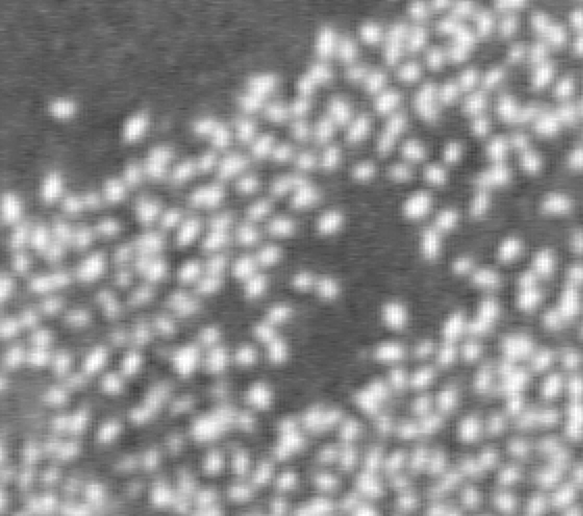
%> input picture ProjetsSignalProcessing/processusPonctuelsMarques/colonie.png, 583 x 516 px
$ octave detection_sans_a_priori.m   (GNU Octave 9; MATLAB toolbox functions it lacks are replaced by stand-ins)
%> lines starting %> are read from the running program, lines starting %| are printed output that depends on the picture
%%%%%%%%%%%%%%%%%%%%%%%%%%%%%%%%%%%%%%%%%%%%%%%%%%%%%%%%%%%%%%%%
% TP7 d'apprentissage artificiel : detection de flamants roses %
%%%%%%%%%%%%%%%%%%%%%%%%%%%%%%%%%%%%%%%%%%%%%%%%%%%%%%%%%%%%%%%%

% Le TP7 se deroule en deux etapes :
% 1) Detection de flamants roses sans a priori.
% 2) Detection de flamants roses avec a priori.


%%%%%%%%%%%%%%%%%%%%%%%%%%%%%%%%%%%%%%%%%%%%%%%%%%%%%%%
% Etape 1 : detection de flamants roses sans a priori %
%%%%%%%%%%%%%%%%%%%%%%%%%%%%%%%%%%%%%%%%%%%%%%%%%%%%%%%

% Lecture et affichage de l'image :
I = imread('colonie.png');
%> I is the input picture: size 516x583x3 uint8; min 64, max 255, mean 142.3
I = double(I);
%> I: size 516x583x3 double
I = I(1:500,1:500);
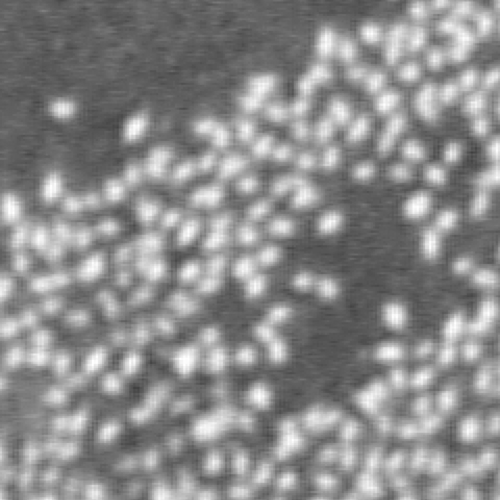
%> I: size 500x500 double; min 64, max 255, mean 139.2
[nb_lignes,nb_colonnes] = size(I);
%> nb_lignes = 500; nb_colonnes = 500
figure('Name','Image d''origine','Position',[0,0,550,500]);
imagesc(I);
axis('image');							% Orientation des axes : x <-> j et y <-> i
nb_nvg = 256;
colormap(gray(nb_nvg));
hx = xlabel('$x$','FontSize',20);
set(hx,'Interpreter','Latex');
hy = ylabel('$y$','FontSize',20);
set(hy,'Interpreter','Latex');

disp('Tapez retour-chariot pour lancer la detection');
pause;

% Parametres divers :
N = 50;									% Nombre de disques d'une configuration
R = 10;									% Rayon d'un disque
R_au_carre = R*R;
nb_points_cercle = 30;
increment_angulaire = 2*pi/nb_points_cercle;
theta = 0:increment_angulaire:2*pi;
rose = [253 108 158]/255;
q_max = 1000000;
nb_points_sur_la_courbe = 500;
intervalle_entre_points_sur_la_courbe = floor(q_max/nb_points_sur_la_courbe);
energie_max = 12000;
temps_affichage = 0.01;

% Tirage aleatoire d'une configuration initiale et calcul de l'energie correspondante :
abscisses_centres_disques = zeros(N,1);
ordonnees_centres_disques = zeros(N,1);
energies = zeros(N,1);
for k = 1:N
	abscisse_centre_disque = rand(1,1)*nb_colonnes;
	ordonnee_centre_disque = rand(1,1)*nb_lignes;
	abscisses_centres_disques(k) = abscisse_centre_disque;
	ordonnees_centres_disques(k) = ordonnee_centre_disque;

	cpt_pixels = 0;
	somme_nvg = 0;
	for j = max(1,floor(abscisse_centre_disque-R)):min(nb_colonnes,ceil(abscisse_centre_disque+R))
		for i = max(1,floor(ordonnee_centre_disque-R)):min(nb_lignes,ceil(ordonnee_centre_disque+R))
			abscisse_relative = j-abscisse_centre_disque;
			ordonnee_relative = i-ordonnee_centre_disque;
			if abscisse_relative*abscisse_relative+ordonnee_relative*ordonnee_relative<=R_au_carre
				cpt_pixels = cpt_pixels+1;
				somme_nvg = somme_nvg+I(i,j);
			end
		end
	end
	energies(k) = somme_nvg/cpt_pixels;
end
%> after the loop, abscisses_centres_disques = 50 values, max 498.1 at index 48, min 0.571 at index 21, mean 304.1; energies = 50 values, max 206.8 at index 49, min 88.98 at index 38, mean 133.8; ordonnees_centres_disques = 50 values, max 491.4 at index 9, min 7.02 at index 18, mean 281.6
energies_a_afficher = [sum(energies)];
%> energies_a_afficher = 6691.9
abscisses_a_afficher = [0];

hold off;
imagesc(I);
axis('image');
colormap(gray(nb_nvg));
hx = xlabel('$x$','FontSize',20);
set(hx,'Interpreter','Latex');
hy = ylabel('$y$','FontSize',20);
set(hy,'Interpreter','Latex');
hold on;
for k = 1:N
	abscisses_cercle = abscisses_centres_disques(k)+R*cos(theta);
	ordonnees_cercle = ordonnees_centres_disques(k)+R*sin(theta);
	plot(abscisses_cercle,ordonnees_cercle,'Color',rose,'LineWidth',2);
end
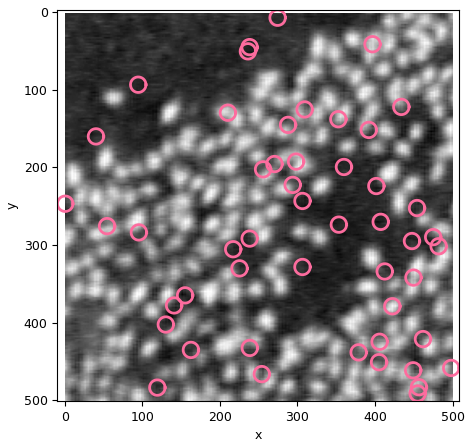
%> figure redrawn from the program's plot data

pause(temps_affichage);

% Recherche de la configuration optimale :
%> (the run ends here)
